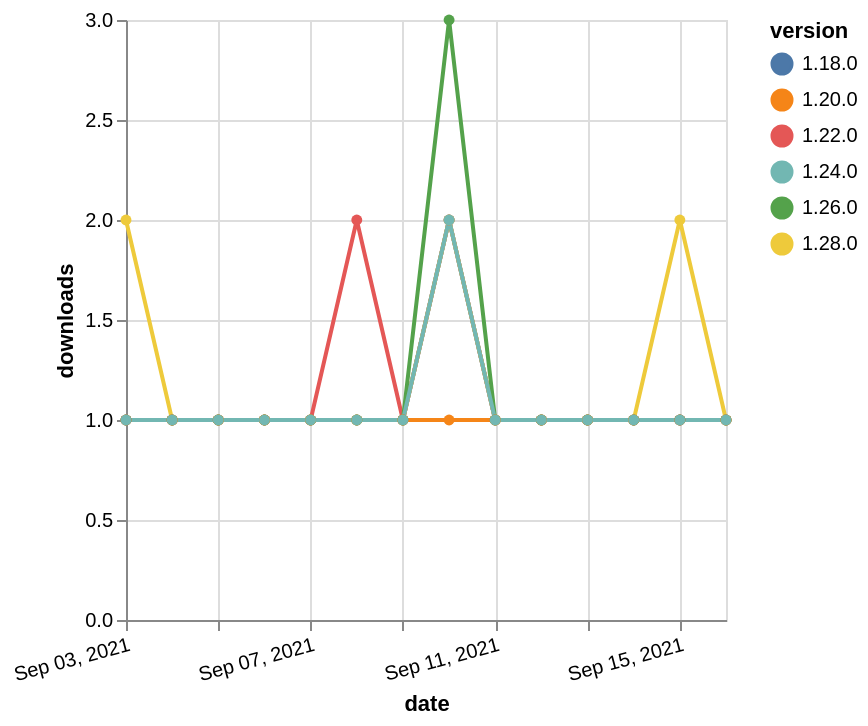

This figure's Vega-Lite source:
### Vega-Lite specification from a JSON file in a GitHub repository (floating-point values rounded to 4 significant figures)
{"$schema": "https://vega.github.io/schema/vega-lite/v5.json", "description": "A simple bar chart with embedded data.", "data": {"values": [{"date": "2021-09-03", "total": 212, "delta": 1, "version": "1.18.0"}, {"date": "2021-09-04", "total": 213, "delta": 1, "version": "1.18.0"}, {"date": "2021-09-05", "total": 214, "delta": 1, "version": "1.18.0"}, {"date": "2021-09-06", "total": 215, "delta": 1, "version": "1.18.0"}, {"date": "2021-09-07", "total": 216, "delta": 1, "version": "1.18.0"}, {"date": "2021-09-08", "total": 217, "delta": 1, "version": "1.18.0"}, {"date": "2021-09-09", "total": 218, "delta": 1, "version": "1.18.0"}, {"date": "2021-09-10", "total": 220, "delta": 2, "version": "1.18.0"}, {"date": "2021-09-11", "total": 221, "delta": 1, "version": "1.18.0"}, {"date": "2021-09-12", "total": 222, "delta": 1, "version": "1.18.0"}, {"date": "2021-09-13", "total": 223, "delta": 1, "version": "1.18.0"}, {"date": "2021-09-14", "total": 224, "delta": 1, "version": "1.18.0"}, {"date": "2021-09-15", "total": 225, "delta": 1, "version": "1.18.0"}, {"date": "2021-09-16", "total": 226, "delta": 1, "version": "1.18.0"}, {"date": "2021-09-03", "total": 172, "delta": 1, "version": "1.22.0"}, {"date": "2021-09-04", "total": 173, "delta": 1, "version": "1.22.0"}, {"date": "2021-09-05", "total": 174, "delta": 1, "version": "1.22.0"}, {"date": "2021-09-06", "total": 175, "delta": 1, "version": "1.22.0"}, {"date": "2021-09-07", "total": 176, "delta": 1, "version": "1.22.0"}, {"date": "2021-09-08", "total": 178, "delta": 2, "version": "1.22.0"}, {"date": "2021-09-09", "total": 179, "delta": 1, "version": "1.22.0"}, {"date": "2021-09-10", "total": 181, "delta": 2, "version": "1.22.0"}, {"date": "2021-09-11", "total": 182, "delta": 1, "version": "1.22.0"}, {"date": "2021-09-12", "total": 183, "delta": 1, "version": "1.22.0"}, {"date": "2021-09-13", "total": 184, "delta": 1, "version": "1.22.0"}, {"date": "2021-09-14", "total": 185, "delta": 1, "version": "1.22.0"}, {"date": "2021-09-15", "total": 186, "delta": 1, "version": "1.22.0"}, {"date": "2021-09-16", "total": 187, "delta": 1, "version": "1.22.0"}, {"date": "2021-09-03", "total": 116, "delta": 2, "version": "1.28.0"}, {"date": "2021-09-04", "total": 117, "delta": 1, "version": "1.28.0"}, {"date": "2021-09-05", "total": 118, "delta": 1, "version": "1.28.0"}, {"date": "2021-09-06", "total": 119, "delta": 1, "version": "1.28.0"}, {"date": "2021-09-07", "total": 120, "delta": 1, "version": "1.28.0"}, {"date": "2021-09-08", "total": 121, "delta": 1, "version": "1.28.0"}, {"date": "2021-09-09", "total": 122, "delta": 1, "version": "1.28.0"}, {"date": "2021-09-10", "total": 124, "delta": 2, "version": "1.28.0"}, {"date": "2021-09-11", "total": 125, "delta": 1, "version": "1.28.0"}, {"date": "2021-09-12", "total": 126, "delta": 1, "version": "1.28.0"}, {"date": "2021-09-13", "total": 127, "delta": 1, "version": "1.28.0"}, {"date": "2021-09-14", "total": 128, "delta": 1, "version": "1.28.0"}, {"date": "2021-09-15", "total": 130, "delta": 2, "version": "1.28.0"}, {"date": "2021-09-16", "total": 131, "delta": 1, "version": "1.28.0"}, {"date": "2021-09-03", "total": 167, "delta": 1, "version": "1.26.0"}, {"date": "2021-09-04", "total": 168, "delta": 1, "version": "1.26.0"}, {"date": "2021-09-05", "total": 169, "delta": 1, "version": "1.26.0"}, {"date": "2021-09-06", "total": 170, "delta": 1, "version": "1.26.0"}, {"date": "2021-09-07", "total": 171, "delta": 1, "version": "1.26.0"}, {"date": "2021-09-08", "total": 172, "delta": 1, "version": "1.26.0"}, {"date": "2021-09-09", "total": 173, "delta": 1, "version": "1.26.0"}, {"date": "2021-09-10", "total": 176, "delta": 3, "version": "1.26.0"}, {"date": "2021-09-11", "total": 177, "delta": 1, "version": "1.26.0"}, {"date": "2021-09-12", "total": 178, "delta": 1, "version": "1.26.0"}, {"date": "2021-09-13", "total": 179, "delta": 1, "version": "1.26.0"}, {"date": "2021-09-14", "total": 180, "delta": 1, "version": "1.26.0"}, {"date": "2021-09-15", "total": 181, "delta": 1, "version": "1.26.0"}, {"date": "2021-09-16", "total": 182, "delta": 1, "version": "1.26.0"}, {"date": "2021-09-03", "total": 177, "delta": 1, "version": "1.20.0"}, {"date": "2021-09-04", "total": 178, "delta": 1, "version": "1.20.0"}, {"date": "2021-09-05", "total": 179, "delta": 1, "version": "1.20.0"}, {"date": "2021-09-06", "total": 180, "delta": 1, "version": "1.20.0"}, {"date": "2021-09-07", "total": 181, "delta": 1, "version": "1.20.0"}, {"date": "2021-09-08", "total": 182, "delta": 1, "version": "1.20.0"}, {"date": "2021-09-09", "total": 183, "delta": 1, "version": "1.20.0"}, {"date": "2021-09-10", "total": 184, "delta": 1, "version": "1.20.0"}, {"date": "2021-09-11", "total": 185, "delta": 1, "version": "1.20.0"}, {"date": "2021-09-12", "total": 186, "delta": 1, "version": "1.20.0"}, {"date": "2021-09-13", "total": 187, "delta": 1, "version": "1.20.0"}, {"date": "2021-09-14", "total": 188, "delta": 1, "version": "1.20.0"}, {"date": "2021-09-15", "total": 189, "delta": 1, "version": "1.20.0"}, {"date": "2021-09-16", "total": 190, "delta": 1, "version": "1.20.0"}, {"date": "2021-09-03", "total": 147, "delta": 1, "version": "1.24.0"}, {"date": "2021-09-04", "total": 148, "delta": 1, "version": "1.24.0"}, {"date": "2021-09-05", "total": 149, "delta": 1, "version": "1.24.0"}, {"date": "2021-09-06", "total": 150, "delta": 1, "version": "1.24.0"}, {"date": "2021-09-07", "total": 151, "delta": 1, "version": "1.24.0"}, {"date": "2021-09-08", "total": 152, "delta": 1, "version": "1.24.0"}, {"date": "2021-09-09", "total": 153, "delta": 1, "version": "1.24.0"}, {"date": "2021-09-10", "total": 155, "delta": 2, "version": "1.24.0"}, {"date": "2021-09-11", "total": 156, "delta": 1, "version": "1.24.0"}, {"date": "2021-09-12", "total": 157, "delta": 1, "version": "1.24.0"}, {"date": "2021-09-13", "total": 158, "delta": 1, "version": "1.24.0"}, {"date": "2021-09-14", "total": 159, "delta": 1, "version": "1.24.0"}, {"date": "2021-09-15", "total": 160, "delta": 1, "version": "1.24.0"}, {"date": "2021-09-16", "total": 161, "delta": 1, "version": "1.24.0"}]}, "width": "container", "mark": {"type": "line", "point": {"filled": true}}, "encoding": {"x": {"field": "date", "type": "temporal", "timeUnit": "yearmonthdate", "title": "date", "axis": {"labelAngle": -15}}, "y": {"field": "delta", "type": "quantitative", "title": "downloads"}, "color": {"field": "version", "type": "nominal"}, "tooltip": {"field": "delta"}}}
